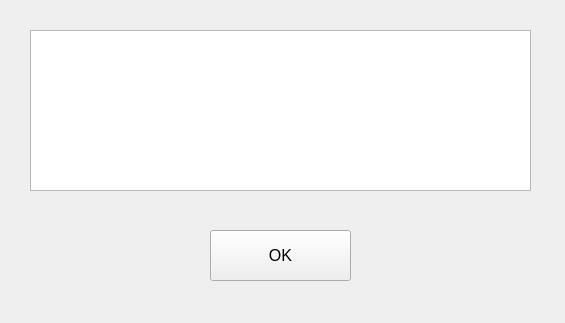
<?xml version="1.0" encoding="UTF-8"?>
<ui version="4.0">
 <class>Error</class>
 <widget class="QMainWindow" name="Error">
  <property name="geometry">
   <rect>
    <x>0</x>
    <y>0</y>
    <width>565</width>
    <height>323</height>
   </rect>
  </property>
  <property name="windowTitle">
   <string>Error</string>
  </property>
  <widget class="QWidget" name="centralwidget">
   <widget class="QTextEdit" name="txt_message">
    <property name="geometry">
     <rect>
      <x>30</x>
      <y>30</y>
      <width>501</width>
      <height>161</height>
     </rect>
    </property>
    <property name="font">
     <font>
      <pointsize>12</pointsize>
     </font>
    </property>
    <property name="readOnly">
     <bool>true</bool>
    </property>
   </widget>
   <widget class="QPushButton" name="btn_ok">
    <property name="geometry">
     <rect>
      <x>210</x>
      <y>230</y>
      <width>141</width>
      <height>51</height>
     </rect>
    </property>
    <property name="font">
     <font>
      <pointsize>12</pointsize>
     </font>
    </property>
    <property name="text">
     <string>OK</string>
    </property>
   </widget>
  </widget>
 </widget>
 <resources/>
 <connections/>
</ui>
